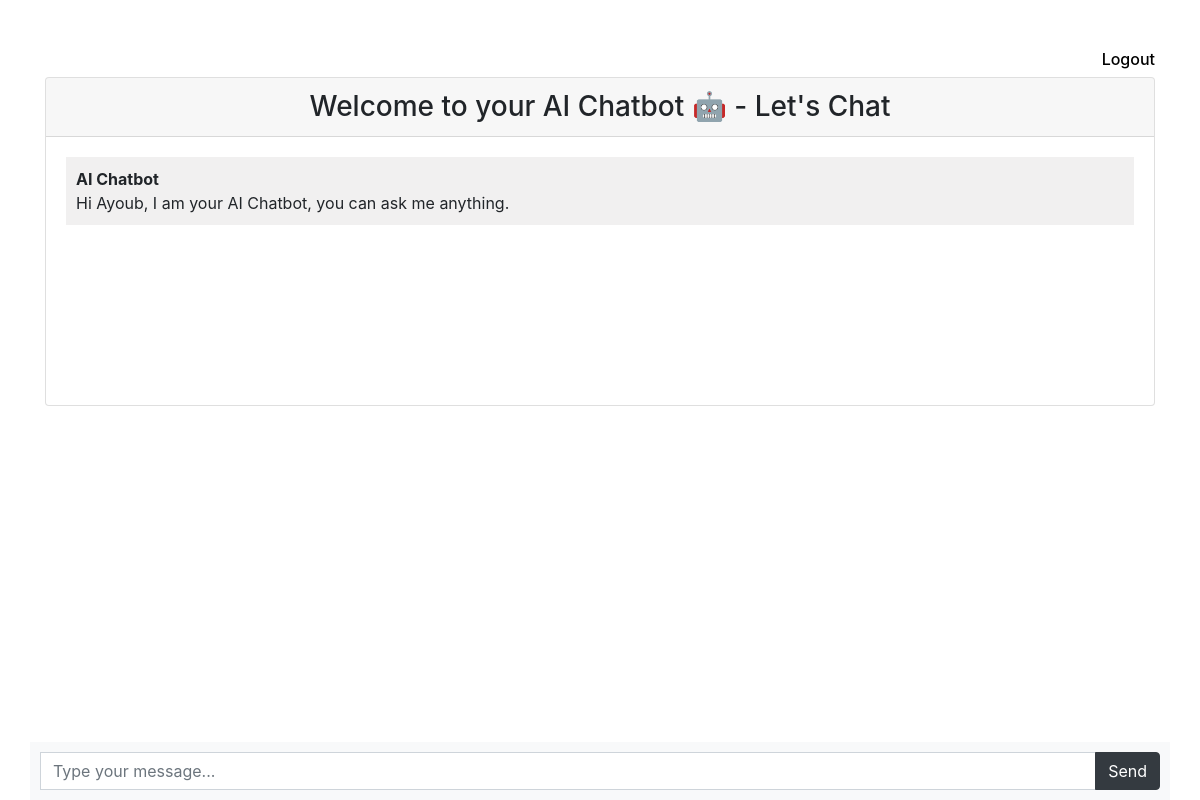
The page / (signed in) on the database as committed earlier.
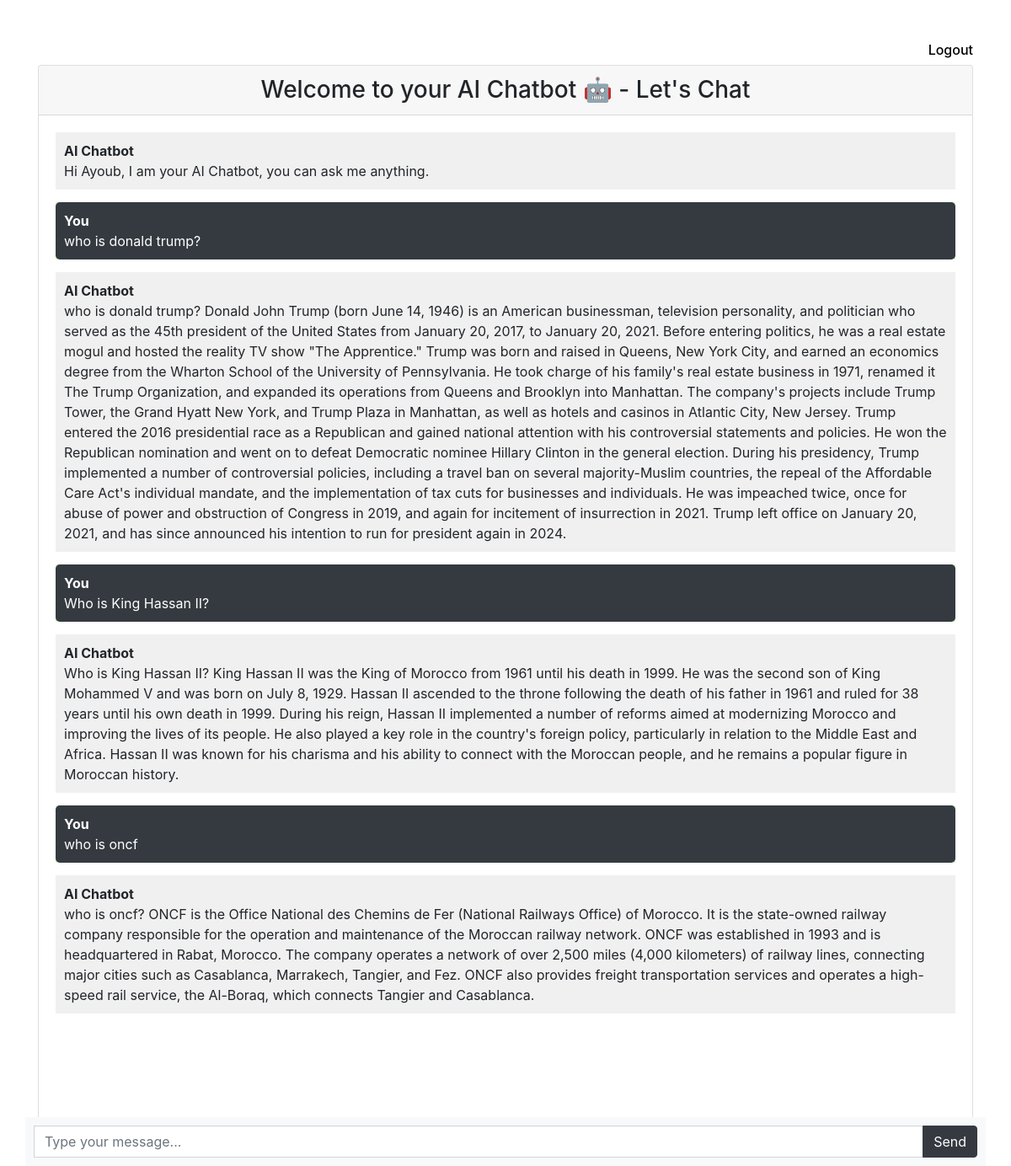
The same page on the database as committed later.
### chatbot/models.py (models this page shows, shortened)
class Chat(models.Model):
    user = models.ForeignKey(User, on_delete=models.CASCADE)
    message = models.TextField()
    response = models.TextField()
    created_at = models.DateTimeField(auto_now_add=True)

### chatbot/views.py (the view)
# urls.py: path('', views.chatbot, name='chatbot'),
def chatbot(request):
    chats = Chat.objects.filter(user = request.user)
    if request.method == 'POST':
        message = request.POST.get('message')
        response = llm.invoke(message)
        chat = Chat(user=request.user, message=message, response=response, created_at=timezone.now())
        chat.save()
        return JsonResponse({'message': message, 'response': response})
    return render(request, 'chatbot.html', {'chats': chats})

### templates/chatbot.html (shortened to what this page needs)
{% extends 'base.html' %}
{% block content %}
<div class="container" style="margin-top: 50px; max-height:100vh; ">
  {% if user.is_authenticated %}
  <div class="text-white">
    <h6>
      <a style="color: black; display: flex; justify-content: flex-end;" href="logout">Logout</a>
    </h6>
  </div>    {%endif%}
  <div class="card flex-grow-1">
    <div class="card-header text-black text-center h3">Welcome to your AI Chatbot 🤖 - Let's Chat</div>
    <div class="card-body messages-box">
      <ul class="list-unstyled messages-list">
        <li class="message received">
          <div class="message-text">
            <div class="message-sender">
              <b>AI Chatbot</b>
            </div>
            <div class="message-content">
              Hi {{user.username}}, I am your AI Chatbot, you can ask me anything.
            </div>
          </div>
        </li>
          {% for chat in chats %}
            {% if chat.user == request.user %}
              <li class="message sent">
            <div class="message-text bg-dark ">
              <div class="message-sender">
                <b class="text-white" style="color: white">You</b>
              </div>
              <div class="message-content" style="color: white">
                {{chat.message}}
              </div>
            </div>
          </li>
          <li class="message received">
            <div class="message-text">
              <div class="message-sender">
                <b>AI Chatbot</b>
              </div>
              <div class="message-content">
                {{chat.response}}
              </div>
            </div>
          </li>
            {% endif %}
          {% endfor %}
      </ul>
    </div>
    <br><br>
    <br><br>
    <br><br>
  </div>
  <form class="message-form container" style="margin-top: 50px; max-height:100vh;">
    <div class="input-group">
      <input type="text" class="form-control message-input" placeholder="Type your message...">
      <div class="input-group-append">
        <button type="submit" class="btn btn-dark">Send</button>
      </div>
    </div>
  </form>
</div>
{% endblock %}

### templates/base.html (shortened to what this page needs)
<!DOCTYPE html>
<html lang="en">
  <head>
    <link rel="stylesheet" href="https://stackpath.bootstrapcdn.com/bootstrap/4.3.1/css/bootstrap.min.css">
  </head>
  <body>
    {% block content %}{% endblock %}
  </body>
</html>

### templates/chatbot.html (style rules this page uses)
.messages-box { flex: 1; overflow-y: auto; }
.messages-list { padding-left: 0; }
.message { margin-bottom: 15px; list-style: none; }
.message-text { padding: 10px; border-radius: 5px; }
.sent { background-color: #dcf8c6; align-self: flex-end; }
.received { background-color: #f1f0f0; align-self: flex-start; }
.message-form { display: flex; position: fixed; bottom: 0; left: 0; right: 0; padding: 10px; background-color: #f8f9fa; }
.message-input { flex: 1; border-radius: 0; border-right: none; }

Rows that differ between the two databases and show on the page:
added Chat: message "who is donald trump?", response "who is donald trump? Donald John Trump (born June 14, 1946) is an American businessman, television personality, and politician who served as the 45th president of the United States from January 20, 2017, to January 20, 2021. Before entering politics, he was a real estate mogul and hosted the reality TV show \"The Apprentice.\" Trump was born and raised in Queens, New York City, and earned an economics degree from the Wharton School of the University of Pennsylvania. He took charge of his family's real estate business in 1971, renamed it The Trump Organization, and expanded its operations from Queens and Brooklyn into Manhattan. The company's projects include Trump Tower, the Grand Hyatt New…"
added Chat: message "Who is King Hassan II?", response "Who is King Hassan II? King Hassan II was the King of Morocco from 1961 until his death in 1999. He was the second son of King Mohammed V and was born on July 8, 1929. Hassan II ascended to the throne following the death of his father in 1961 and ruled for 38 years until his own death in 1999. During his reign, Hassan II implemented a number of reforms aimed at modernizing Morocco and improving the lives of its people. He also played a key role in the country's foreign policy, particularly in relation to the Middle East and Africa. Hassan II was known for his charisma and his ability to connect with the Moroccan people, and he remains a popular figure in Moroccan history."
added Chat: message "who is oncf", response "who is oncf? ONCF is the Office National des Chemins de Fer (National Railways Office) of Morocco. It is the state-owned railway company responsible for the operation and maintenance of the Moroccan railway network. ONCF was established in 1993 and is headquartered in Rabat, Morocco. The company operates a network of over 2,500 miles (4,000 kilometers) of railway lines, connecting major cities such as Casablanca, Marrakech, Tangier, and Fez. ONCF also provides freight transportation services and operates a high-speed rail service, the Al-Boraq, which connects Tangier and Casablanca."
